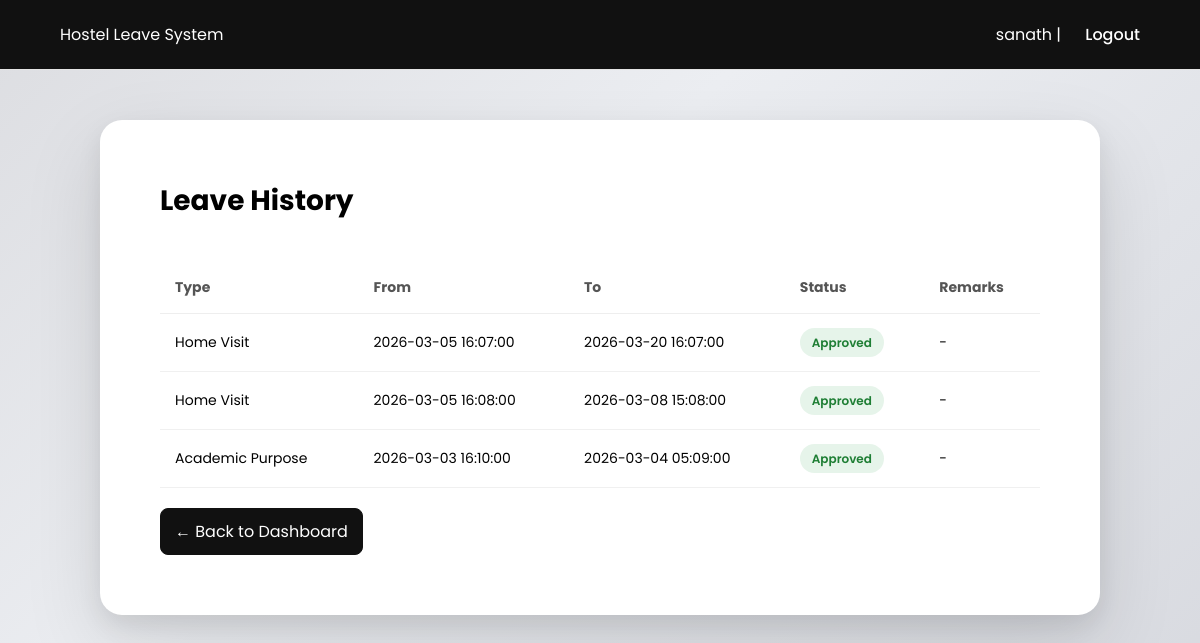
Screenshot of /student/leave_history.php (signed in) with the database file from the repository.
### tables this page shows
CREATE TABLE `hostel_leaves` (
  `id` int(11) NOT NULL,
  `student_id` int(11) NOT NULL,
  `leave_type_id` int(11) NOT NULL,
  `from_datetime` datetime NOT NULL,
  `to_datetime` datetime NOT NULL,
  `reason` text NOT NULL,
  `status` enum('Pending','Approved','Rejected') DEFAULT 'Pending',
  `applied_at` timestamp NOT NULL DEFAULT current_timestamp(),
  `returned_at` datetime DEFAULT NULL,
  `mess_cut` tinyint(1) NOT NULL DEFAULT 0,
  `return_status` varchar(50) DEFAULT NULL
);

CREATE TABLE `leave_types` (
  `id` int(11) NOT NULL,
  `type_name` varchar(50) NOT NULL
);

### student/leave_history.php (the view, shortened to what this page needs)
<?php
include("../config/db.php");
$student_id = $_SESSION["user_id"];
$stmt = $conn->prepare("
    SELECT hostel_leaves.*, leave_types.type_name
    FROM hostel_leaves
    JOIN leave_types
    ON hostel_leaves.leave_type_id = leave_types.id
    WHERE hostel_leaves.student_id = ?
    ORDER BY hostel_leaves.applied_at DESC
");
$stmt->bind_param("i", $student_id);
$stmt->execute();
$result = $stmt->get_result();
?>
<!DOCTYPE html>
<html>
<head>
</head>
<body>
<div class="topbar">
<div>Hostel Leave System</div>
<div>
<?php echo $_SESSION["username"]; ?> |
<a href="../auth/logout.php">Logout</a>
</div>
</div>
<div class="dashboard">
<h2>Leave History</h2>
<?php if ($result->num_rows == 0): ?>
<p>No leave history found.</p>
<?php else: ?>
<table class="table">
<thead>
<tr>
<th>Type</th>
<th>From</th>
<th>To</th>
<th>Status</th>
<th>Remarks</th>
</tr>
</thead>
<tbody>
<?php while ($row = $result->fetch_assoc()):
$status = strtolower($row["status"]);
?>
<tr>
<td><?php echo htmlspecialchars($row["type_name"]); ?></td>
<td><?php echo htmlspecialchars($row["from_datetime"]); ?></td>
<td><?php echo htmlspecialchars($row["to_datetime"]); ?></td>
<td>
<span class="badge <?php echo $status; ?>">
<?php echo htmlspecialchars($row["status"]); ?>
</span>
</td>
<td>
<?php echo !empty($row["remarks"])
? htmlspecialchars($row["remarks"])
: "-"; ?>
</td>
</tr>
<?php endwhile; ?>
</tbody>
</table>
<?php endif; ?>
<a href="dashboard.php" class="back-btn">← Back to Dashboard</a>
</div>
</body>
</html>

### student/leave_history.php (style rules this page uses)
* { margin:0; padding:0; box-sizing:border-box; font-family:'Poppins',sans-serif; }
body { min-height:100vh; background: linear-gradient(135deg,#dcdde1 0%,#eceef2 40%,#d6d8de 100%); padding:120px 60px 60px 60px; }
.topbar { position:fixed; top:0; left:0; width:100%; height:70px; background:#111; color:#fff; display:flex; justify-content:space-between; align-items:center; padding:0 60px; border-bottom:1px solid #e5e5e5; z-index:1000; }
.topbar a { color:#fff; text-decoration:none; font-weight:500; margin-left:20px; }
.dashboard { max-width:1000px; margin:auto; padding:60px; background:#fff; border-radius:22px; box-shadow: 0 30px 80px rgba(0,0,0,0.12), 0 10px 25px rgba(0,0,0,0.08); }
h2 { font-size:28px; margin-bottom:40px; }
.table { width:100%; border-collapse:collapse; }
.table th { text-align:left; padding:15px; font-size:14px; color:#555; border-bottom:1px solid #eee; }
.table td { padding:18px 15px; border-bottom:1px solid #f0f0f0; font-size:14px; }
.badge { padding:6px 12px; border-radius:20px; font-size:12px; font-weight:600; }
.approved { background:#e6f4ea; color:#1e7e34; }
.back-btn { display:inline-block; margin-top:20px; padding:10px 14px; border:1px solid #111; border-radius:8px; text-decoration:none; color:#fff; background:#111; }

### rows the page displays
hostel_leaves: leave_type.type_name "Home Visit", from_datetime "2026-03-05 16:07:00", to_datetime "2026-03-20 16:07:00", status "Approved"
hostel_leaves: leave_type.type_name "Home Visit", from_datetime "2026-03-05 16:08:00", to_datetime "2026-03-08 15:08:00", status "Approved"
hostel_leaves: leave_type.type_name "Academic Purpose", from_datetime "2026-03-03 16:10:00", to_datetime "2026-03-04 05:09:00", status "Approved"

### other values shown
$_SESSION["username"] "sanath"
